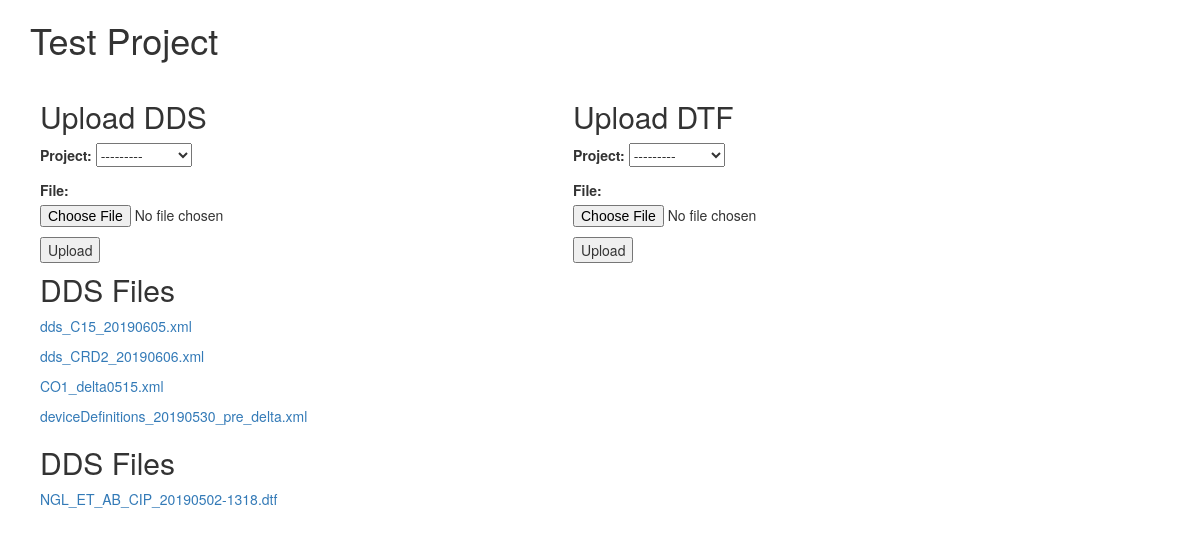
The app's page /projects/1/, older data.
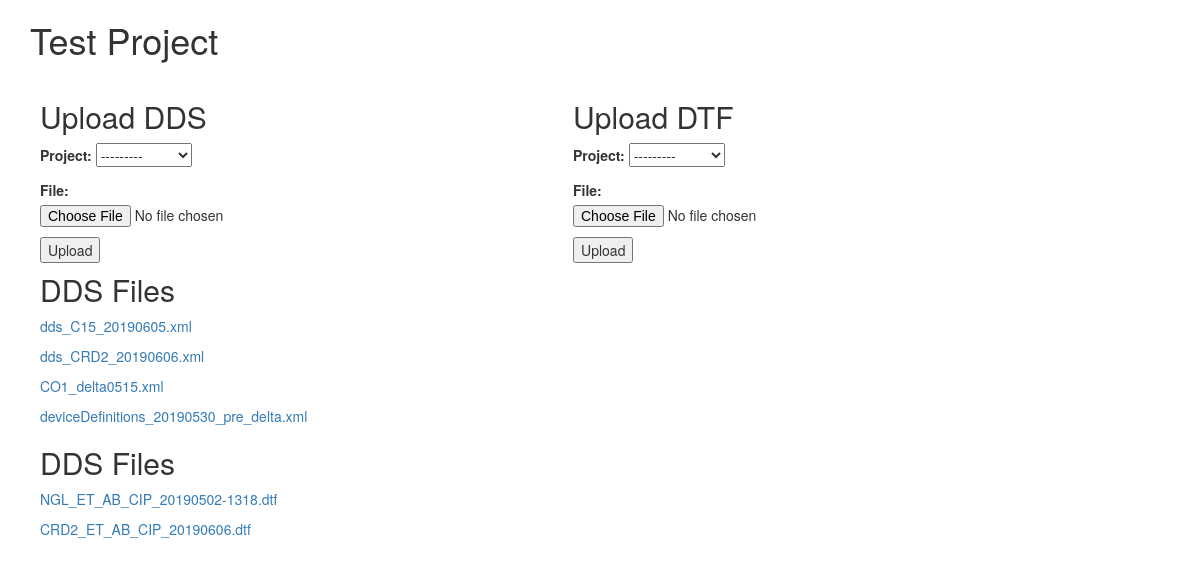
The same page, newer data.
### files/models.py (models this page shows, shortened)
class DDS(models.Model):
    file = models.FileField(upload_to='dds/')
    uploaded = models.DateTimeField(auto_now=True)
    last_update = models.DateTimeField(auto_now=True)
    project = models.ForeignKey(Project, on_delete=models.CASCADE)
    @property
    def base_file(self):
        return os.path.basename(str(self.file))

class DTF(models.Model):
    file = models.FileField(upload_to="dtf/")
    uploaded = models.DateTimeField(auto_now=True)
    project = models.ForeignKey(Project, on_delete=models.CASCADE)
    @property
    def base_file(self):
        return os.path.basename(str(self.file))

### projects/views.py (the view)
# urls.py: path('<int:pk>/', ProjectDetailView.as_view())
class ProjectDetailView(DetailView):
    queryset = Project.objects.all()
    def get_context_data(self, **kwargs):
        data = super().get_context_data(**kwargs)
        data['dds_form'] = DDSForm
        data['dtf_form'] = DTFForm
        return data

### projects/models.py (called while the page is built)
    def __str__(self):
        return self.name

### projects/templates/projects/project_detail.html (shortened to what this page needs)
<!DOCTYPE html>
<html lang="en">
<head>
    <link rel="stylesheet" href="https://maxcdn.bootstrapcdn.com/bootstrap/3.4.0/css/bootstrap.min.css">
</head>
<body>
<div class="container">
    <h1>{{ project.name }}</h1>
    <div id="dds-form" style="float: left; width: 45%; margin: 10px;">
        <h2>Upload DDS</h2>
        <form method="post" enctype="multipart/form-data" action="{% url 'files:dds_upload' %}">
            {{ dds_form.as_p }}
            <button type="submit">Upload</button>
        </form>
    </div>
    <div id="dtf-form" style="float: left; width: 45%; margin: 10px;">
        <h2>Upload DTF</h2>
        <form method="post" enctype="multipart/form-data" action="{% url 'files:dtf_upload' %}">
            {{ dtf_form.as_p }}
            <button type="submit">Upload</button>
        </form>
    </div>
    <div id="dds-files" style="width: 90%; margin: 10px;">
        <h2>DDS Files</h2>
        {% for d in project.dds_set.all %}
            <p><a href="http://127.0.0.1:8000/files/dds/{{ d.pk }}">{{ d.base_file }}</a></p>
        {% endfor %}
    </div>
    <div id="dtf-files" style="width: 90%; margin: 10px;">
        <h2>DDS Files</h2>
        {% for d in project.dtf_set.all %}
            <p><a href="http://127.0.0.1:8000/files/dds/{{ d.pk }}">{{ d.base_file }}</a></p>
        {% endfor %}
    </div>
</div>
</body>
</html>

Row changes from the older to the newer data that the page shows:
added DTF: base_file "CRD2_ET_AB_CIP_20190606.dtf"
